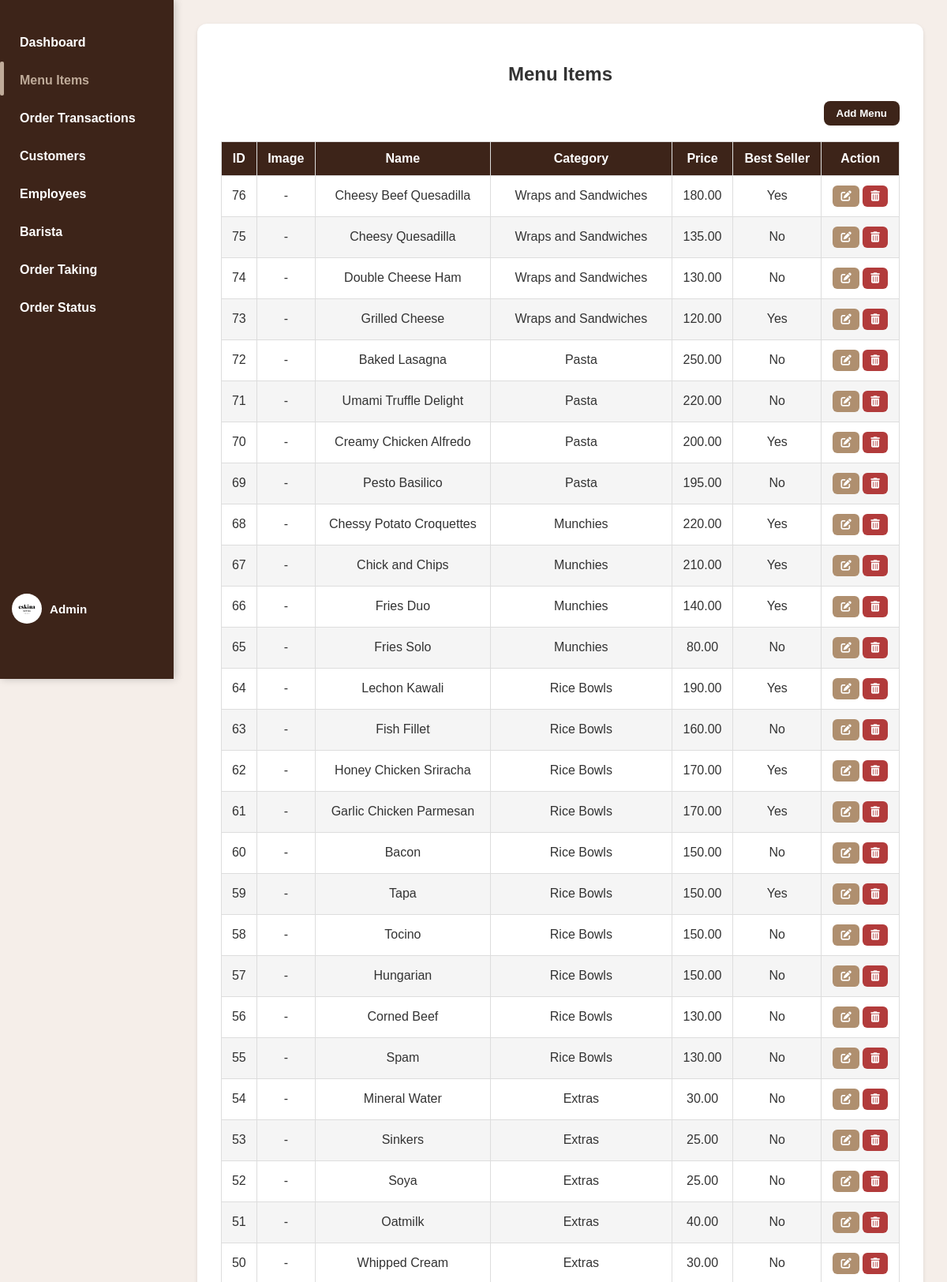
The page /Cafe/admin/menu_items.php (signed in, upper part) on the database its author committed.
### tables this page shows
CREATE TABLE `products` (
  `id` int(11) NOT NULL,
  `category_id` int(11) NOT NULL,
  `name` varchar(150) NOT NULL,
  `meta` varchar(255) DEFAULT NULL,
  `price` decimal(10,2) NOT NULL,
  `image` varchar(255) DEFAULT NULL,
  `best_seller` tinyint(1) DEFAULT 0
);

CREATE TABLE `categories` (
  `id` int(11) NOT NULL,
  `slug` varchar(100) NOT NULL,
  `name` varchar(100) NOT NULL
);

### Cafe/admin/menu_items.php (the view, shortened to what this page needs)
<?php
include '../config.php';
$adminName = htmlspecialchars($_SESSION['user']['username'] ?? 'Admin');
$products = $conn->query("SELECT p.*, c.name AS category_name FROM products p JOIN categories c ON p.category_id=c.id ORDER BY p.id DESC")->fetch_all(MYSQLI_ASSOC);
?>
<!DOCTYPE html>
<html lang="en">
<head>
<link rel="stylesheet" href="./css/menu_items.css">
<link rel="stylesheet" href="https://cdnjs.cloudflare.com/ajax/libs/font-awesome/6.5.0/css/all.min.css">
<link rel="stylesheet" href="https://cdn.datatables.net/2.1.2/css/dataTables.dataTables.min.css">
</head>
<body>
<aside class="sidebar">
  <ul>
    <li class="<?= basename($_SERVER['PHP_SELF']) == 'admin_dashboard.php' ? 'active' : '' ?>"><a href="admin_dashboard.php">Dashboard</a></li>
    <li class="<?= basename($_SERVER['PHP_SELF']) == 'menu_items.php' ? 'active' : '' ?>"><a href="menu_items.php">Menu Items</a></li>
    <li class="<?= basename($_SERVER['PHP_SELF']) == 'orders.php' ? 'active' : '' ?>"><a href="orders.php">Order Transactions</a></li>
    <li class="<?= basename($_SERVER['PHP_SELF']) == 'customers.php' ? 'active' : '' ?>"><a href="customers.php">Customers</a></li>
    <li class="<?= basename($_SERVER['PHP_SELF']) == 'employees.php' ? 'active' : '' ?>"><a href="employees.php">Employees</a></li>
    <li class="<?= basename($_SERVER['PHP_SELF']) == 'create_barista.php' ? 'active' : '' ?>"><a href="create_barista.php">Barista</a></li>
    <li class="<?= basename($_SERVER['PHP_SELF']) == 'admin_order.php' ? 'active' : '' ?>"><a href="admin_order.php">Order Taking</a></li>
    <li class="<?= basename($_SERVER['PHP_SELF']) == 'admin_serve.php' ? 'active' : '' ?>"><a href="admin_serve.php">Order Status</a></li>
  </ul>
  <div class="sidebar-logo">
    <img src="./images/eslogo.jpg" alt="Eskina Coffee" class="logo-img" id="logoutLogo">
    <span class="admin-name"><?= $adminName ?></span>
  </div>
</aside>
<main class="main-layout">
  <div class="content">
    <div style="text-align:center; margin-bottom:15px;">
      <h2>Menu Items</h2>
    </div>
    <div style="display:flex; justify-content:flex-end; align-items:center; margin-bottom:20px;">
    <button onclick="openForm()" class="btn-primary">Add Menu</button>
    </div>
    <table id="menuTable" class="menu-table">
      <thead>
        <tr>
          <th>ID</th><th>Image</th><th>Name</th><th>Category</th><th>Price</th><th>Best Seller</th><th>Action</th>
        </tr>
      </thead>
      <tbody>
      <?php foreach($products as $prod): ?>
        <tr>
          <td><?= $prod['id'] ?></td>
          <td><?php if($prod['image']): ?><img src="<?= $prod['image'] ?>" class="table-img"><?php else: ?>-<?php endif; ?></td>
          <td><?= $prod['name'] ?></td>
          <td><?= $prod['category_name'] ?></td>
          <td><?= number_format($prod['price'],2) ?></td>
          <td><?= $prod['best_seller'] ? 'Yes':'No' ?></td>
          <td>
            <button class="edit-btn" title="Edit" data-prod='<?= json_encode($prod) ?>' onclick="openEditForm(JSON.parse(this.dataset.prod))"><i class="fas fa-edit"></i></button>
            <button class="delete-btn" title="Delete" onclick="confirmDelete(<?= $prod['id'] ?>)"><i class="fas fa-trash-alt"></i></button>
          </td>
        </tr>
      <?php endforeach; ?>
      </tbody>
    </table>
  </div>
</main>
</body>
</html>

### Cafe/admin/css/menu_items.css (style rules this page uses)
body { margin: 0; font-family: Arial, sans-serif; background: #f5eee9; color: #333; min-height: 100vh; display: flex; }
.sidebar { position: fixed; top: 0; left: 0; width: 220px; height: 100vh; background: #3D2419; padding: 30px 0; display: flex; flex-direction: column; box-shadow: 2px 0 10px rgba(0, 0, 0, 0.2); z-index: 10; }
.sidebar ul { list-style: none; margin: 0; padding: 0; width: 100%; }
.sidebar li { width: 100%; }
.sidebar a { display: block; width: 100%; padding: 15px 25px; color: #fff; font-weight: 600; font-size: 1rem; text-decoration: none; position: relative; transition: all 0.3s ease; }
.sidebar a::before { content: ''; position: absolute; left: 0; top: 0; height: 90%; width: 5px; background: #BFAB99; transform: scaleY(0); transition: transform 0.3s ease; border-radius: 2px; }
.sidebar a:hover, .sidebar li.active a { color: #BFAB99; }
.sidebar a:hover::before, .sidebar li.active a::before { transform: scaleY(1); }
.sidebar-logo { position: absolute; bottom: 70px; left: 15px; display: flex; align-items: center; gap: 10px; color: #fff; font-weight: bold; }
.sidebar-logo .logo-img { width: 38px; height: 38px; border-radius: 50%; cursor: pointer; }
.admin-name { font-size: 0.95rem; font-weight: bold; text-transform: capitalize; }
.main-layout { display: flex; flex-direction: column; width: 100%; margin-left: 220px; padding: 30px; }
.content { flex: 1; background: #fff; border-radius: 12px; box-shadow: 0 2px 5px rgba(0, 0, 0, 0.1); padding: 30px; }
.menu-table { width: 100%; border-collapse: collapse; margin-top: 20px; }
.menu-table th, .menu-table td { border: 1px solid #ddd; padding: 12px; text-align: center; }
.menu-table th { background: #3D2419; color: #fff; font-weight: 600; }
.menu-table tr:nth-child(even) { background: #f5f5f5; }
.btn-primary { background: #3D2419; color: #fff; border: none; border-radius: 8px; padding: 8px 16px; cursor: pointer; transition: all 0.2s; font-weight: 600; }
.edit-btn, .delete-btn { border: none; padding: 6px 10px; border-radius: 6px; color: #fff; cursor: pointer; transition: all 0.2s; }
.edit-btn { background: #AF8F6F; }
.delete-btn { background: #b23b3b; }
@media (min-width: 1025px) { .sidebar { left: 0; position: fixed; } }
@media (min-width: 1025px) { .main-layout { margin-left: 220px; } }

### rows shown on the page
products: id "76", name "Cheesy Beef Quesadilla", category.name "Wraps and Sandwiches", price "180.00", best_seller "Yes"
products: id "75", name "Cheesy Quesadilla", category.name "Wraps and Sandwiches", price "135.00", best_seller "No"
products: id "74", name "Double Cheese Ham", category.name "Wraps and Sandwiches", price "130.00", best_seller "No"
products: id "73", name "Grilled Cheese", category.name "Wraps and Sandwiches", price "120.00", best_seller "Yes"
products: id "72", name "Baked Lasagna", category.name "Pasta", price "250.00", best_seller "No"
products: id "71", name "Umami Truffle Delight", category.name "Pasta", price "220.00", best_seller "No"
products: id "70", name "Creamy Chicken Alfredo", category.name "Pasta", price "200.00", best_seller "Yes"
products: id "69", name "Pesto Basilico", category.name "Pasta", price "195.00", best_seller "No"
products: id "68", name "Chessy Potato Croquettes", category.name "Munchies", price "220.00", best_seller "Yes"
products: id "67", name "Chick and Chips", category.name "Munchies", price "210.00", best_seller "Yes"
products: id "66", name "Fries Duo", category.name "Munchies", price "140.00", best_seller "Yes"
products: id "65", name "Fries Solo", category.name "Munchies", price "80.00", best_seller "No"
products: id "64", name "Lechon Kawali", category.name "Rice Bowls", price "190.00", best_seller "Yes"
products: id "63", name "Fish Fillet", category.name "Rice Bowls", price "160.00", best_seller "No"
products: id "62", name "Honey Chicken Sriracha", category.name "Rice Bowls", price "170.00", best_seller "Yes"
products: id "61", name "Garlic Chicken Parmesan", category.name "Rice Bowls", price "170.00", best_seller "Yes"
products: id "60", name "Bacon", category.name "Rice Bowls", price "150.00", best_seller "No"
products: id "59", name "Tapa", category.name "Rice Bowls", price "150.00", best_seller "Yes"
products: id "58", name "Tocino", category.name "Rice Bowls", price "150.00", best_seller "No"
products: id "57", name "Hungarian", category.name "Rice Bowls", price "150.00", best_seller "No"
products: id "56", name "Corned Beef", category.name "Rice Bowls", price "130.00", best_seller "No"
products: id "55", name "Spam", category.name "Rice Bowls", price "130.00", best_seller "No"
products: id "54", name "Mineral Water", category.name "Extras", price "30.00", best_seller "No"
products: id "53", name "Sinkers", category.name "Extras", price "25.00", best_seller "No"
products: id "52", name "Soya", category.name "Extras", price "25.00", best_seller "No"
products: id "51", name "Oatmilk", category.name "Extras", price "40.00", best_seller "No"
products: id "50", name "Whipped Cream", category.name "Extras", price "30.00", best_seller "No"

### other values the page prints
$adminName "Admin"
